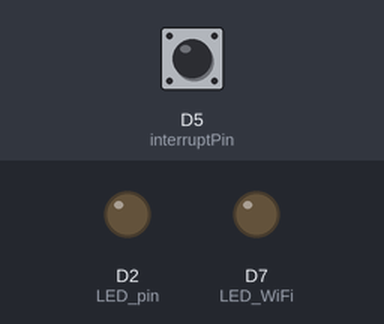
Bench run of a sketch on a simulated ESP8266 (NodeMCU). Shown: output pins drawn as LEDs (lit = HIGH). The inputs (shaded band) are chosen by the test bench; at power-on: D5 (interruptPin) HIGH. WiFi joins after 1.5 s; servers stay silent unless stated; what the sketch prints to the serial monitor is not drawn.

Above: at 3.2 s.
3.3 s: D5 (interruptPin) pulled LOW for 0.15 s
At 3.8 s:
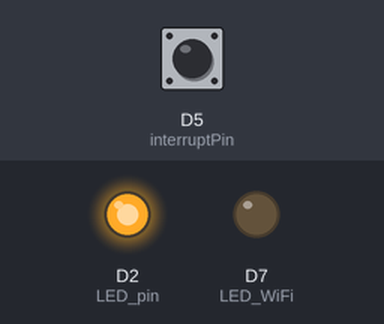
Timing chart, 0 to 6.3 s (numbered marks = the images above; inputs shaded):
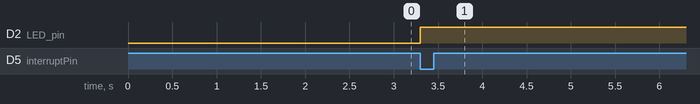

Measured:
- after the input at 3.3 s, D2 (LED_pin): LOW → HIGH at once

The sketch:

SystemTest.ino
```cpp
#include <ESP8266WiFi.h>
#define LED_pin D2
#define LED_WiFi D7
#define noiseRemoval 1000

const byte interruptPin = D5;
volatile boolean interrupt_occurred = false;

int pCount = 0;
int wiFiState = 0; //shows if Wi-Fi is connected
long int tNow = 0;
long int tLast = 0;
float energy = 0.00;


//Wi-Fi Connection
const char* ssid = "Armondri";
const char* password = "Jillo@2023";


void ISR_Counter();
void WiFiState();


void setup() {
  Serial.begin(115200);
  Serial.println();
  Serial.print("Connecting to ");
  Serial.println(ssid);

  WiFi.begin(ssid, password);

  while(WiFi.status() != WL_CONNECTED) {
    Serial.print('.');
    delay(1000);
  }


  // put your setup code here, to run once:

  pinMode(LED_pin, OUTPUT);
  digitalWrite(LED_pin, LOW);

  pinMode(LED_WiFi, OUTPUT);


  pinMode(interruptPin, INPUT_PULLUP);
  attachInterrupt(digitalPinToInterrupt(interruptPin), ISR_Counter, FALLING); //responds to falling edges of pin

}

void loop() {
  // put your main code here, to run repeatedly:
   if (WiFi.status() != WL_CONNECTED){
  wiFiState = 1;
  digitalWrite(LED_WiFi, wiFiState); //indicate wifi connected
} else {
  Serial.println("Disconnected from WiFi access point");
  wiFiState = 0;
  digitalWrite(LED_WiFi,wiFiState); //indicate wifi not connected -  BLUE LED
   Serial.println("Trying to Reconnect");
   delay(10000);
    WiFi.begin(ssid, password);
}
    energy = pCount/1600.00;
    Serial.print("Count : ");
    Serial.print(pCount);
    Serial.print(" : Energy : ");
    Serial.print(energy, 2);
    Serial.println(" Kwh");


  }


void IRAM_ATTR ISR_Counter() {
  // The IRAM_ATTR attribute places compiled code in the (faster) Internal RAM (IRAM) of the ESP8266.
    digitalWrite(LED_pin, HIGH);
    tNow = millis();
  if(interrupt_occurred = true && tNow - tLast > noiseRemoval){
    pCount++; //increment count
  }
     tLast = tNow;
}
```
